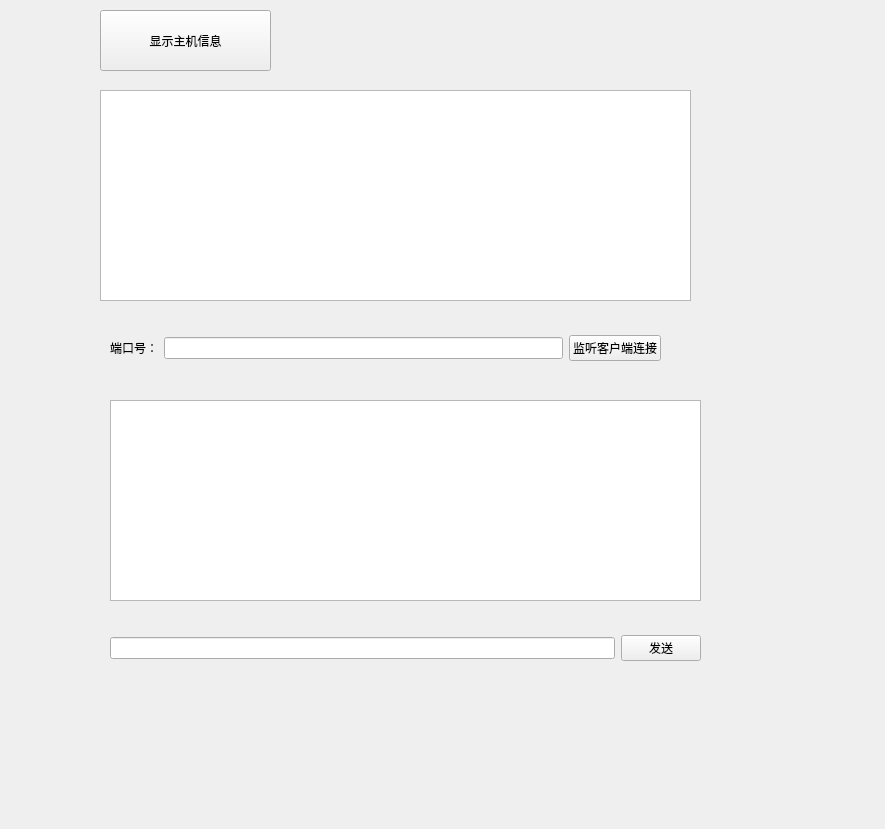
<?xml version="1.0" encoding="UTF-8"?>
<ui version="4.0">
 <class>Widget</class>
 <widget class="QWidget" name="Widget">
  <property name="geometry">
   <rect>
    <x>0</x>
    <y>0</y>
    <width>885</width>
    <height>829</height>
   </rect>
  </property>
  <property name="windowTitle">
   <string>Widget</string>
  </property>
  <widget class="QPushButton" name="HostInfoBtn">
   <property name="geometry">
    <rect>
     <x>100</x>
     <y>10</y>
     <width>171</width>
     <height>61</height>
    </rect>
   </property>
   <property name="text">
    <string>显示主机信息</string>
   </property>
  </widget>
  <widget class="QTextEdit" name="textEdit">
   <property name="geometry">
    <rect>
     <x>100</x>
     <y>90</y>
     <width>591</width>
     <height>211</height>
    </rect>
   </property>
  </widget>
  <widget class="QWidget" name="layoutWidget">
   <property name="geometry">
    <rect>
     <x>110</x>
     <y>330</y>
     <width>551</width>
     <height>36</height>
    </rect>
   </property>
   <layout class="QHBoxLayout" name="horizontalLayout">
    <item>
     <widget class="QLabel" name="label">
      <property name="text">
       <string>端口号：</string>
      </property>
     </widget>
    </item>
    <item>
     <widget class="QLineEdit" name="lineEdit"/>
    </item>
    <item>
     <widget class="QPushButton" name="ListenBtn">
      <property name="text">
       <string>监听客户端连接</string>
      </property>
     </widget>
    </item>
   </layout>
  </widget>
  <widget class="QTextEdit" name="messageText">
   <property name="geometry">
    <rect>
     <x>110</x>
     <y>400</y>
     <width>591</width>
     <height>201</height>
    </rect>
   </property>
  </widget>
  <widget class="QWidget" name="">
   <property name="geometry">
    <rect>
     <x>110</x>
     <y>630</y>
     <width>591</width>
     <height>36</height>
    </rect>
   </property>
   <layout class="QHBoxLayout" name="horizontalLayout_2">
    <item>
     <widget class="QLineEdit" name="messageEdit"/>
    </item>
    <item>
     <widget class="QPushButton" name="sendBtn">
      <property name="text">
       <string>发送</string>
      </property>
     </widget>
    </item>
   </layout>
  </widget>
 </widget>
 <resources/>
 <connections/>
</ui>
